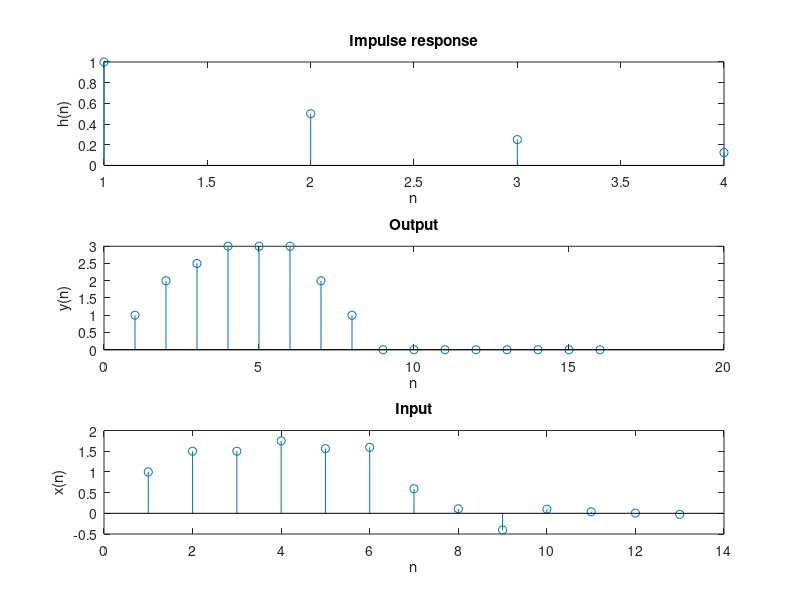

Write MATLAB code to recreate this figure.
clear all;
close all;
clc;
% [Q,R] = deconv(B,A)
% B = conv(A,Q) + R.

n=0:3;
h=0.5.^n;

y=[1, 2, 2.5, 3, 3, 3, 2, 1, 0, 0, 0, 0, 0, 0, 0, 0 ];

[x,R]=deconv(y,h);

figure

subplot(3,1,1);
stem(h);
title('Impulse response');
xlabel('n');
ylabel('h(n)');

subplot(3,1,2);
stem(y);
title('Output');
xlabel('n');
ylabel('y(n)');


subplot(3,1,3);
stem(x);
title('Input');
xlabel('n');
ylabel('x(n)');

